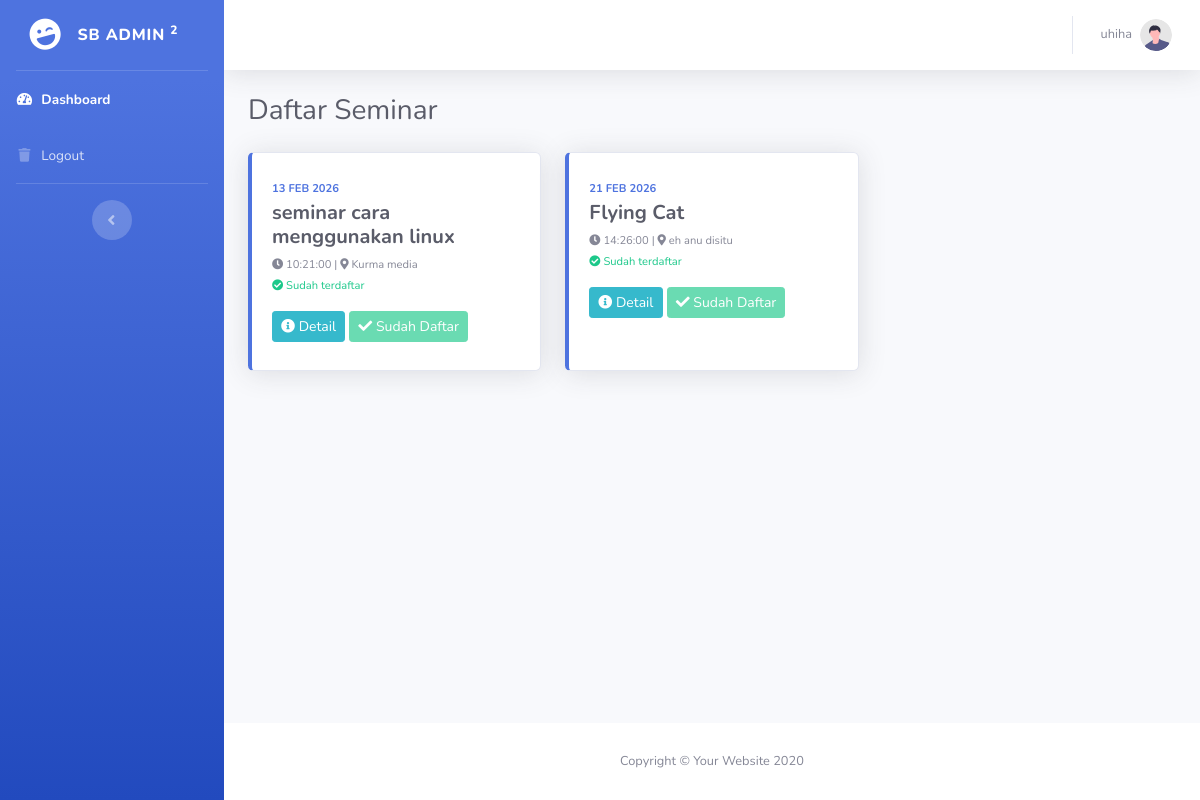
The page /user/index.php (signed in) on the database its author committed.
### tables this page shows
CREATE TABLE `training` (
  `id` int(11) NOT NULL AUTO_INCREMENT,
  `judul` varchar(200) NOT NULL,
  `deskripsi` text DEFAULT NULL,
  `tanggal` date NOT NULL,
  `waktu` time DEFAULT NULL,
  `lokasi` varchar(100) DEFAULT NULL,
  `status` enum('open','full','done') DEFAULT 'open',
  `created_at` timestamp NOT NULL DEFAULT current_timestamp(),
  PRIMARY KEY (`id`)
);

### functions/user.php (called while the page is built, shortened)
<?php
$user_id = $_SESSION['user_id'];
$sql = "SELECT * FROM training ORDER BY tanggal, waktu";
$stmt = $conn->prepare($sql);
$stmt->execute();
$seminars = $stmt->fetchAll();
$sql = "SELECT trainingid FROM peserta WHERE userid = ?";
$stmt = $conn->prepare($sql);
$stmt->execute([$user_id]);
$seminar_udah = $stmt->fetchAll();
$list_udah = [];
foreach($seminar_udah as $s) {
    $list_udah[] = $s['trainingid'];
}
?>

### user/index.php (the view, shortened to what this page needs)
<?php
require_once '../functions/config.php';
require_once '../functions/user.php';
include 'inc/header.php';
?>
<div class="container-fluid">
    <div class="d-sm-flex align-items-center justify-content-between mb-4">
        <h1 class="h3 mb-0 text-gray-800">Daftar Seminar</h1>
    </div>
    <div class="row">
        <?php if(empty($seminars)): ?>
        <div class="col-12">
            <div class="alert alert-info">
                Tidak ada seminar.
            </div>
        </div>
        <?php else: ?>
        <?php foreach($seminars as $seminar): ?>
        <?php $udah = in_array($seminar['id'], $list_udah); ?>
        <div class="col-xl-4 col-md-6 mb-4">
            <div class="card border-left-primary shadow h-100 py-2">
                <div class="card-body">
                    <div class="row no-gutters align-items-center">
                        <div class="col mr-2">
                            <div class="text-xs font-weight-bold text-primary text-uppercase mb-1">
                                <?php echo date('d M Y', strtotime($seminar['tanggal'])); ?>
                            </div>
                            <div class="h5 mb-0 font-weight-bold text-gray-800">
                                <?php echo $seminar['judul']; ?>
                            </div>
                            <div class="text-xs text-muted mt-2">
                                <i class="fas fa-clock"></i> <?php echo $seminar['waktu']; ?> |
                                <i class="fas fa-map-marker-alt"></i> <?php echo $seminar['lokasi']; ?>
                            </div>
                            <?php if($udah): ?>
                            <div class="text-xs text-success mt-1">
                                <i class="fas fa-check-circle"></i> Sudah terdaftar
                            </div>
                            <?php endif; ?>
                        </div>
                    </div>
                    <div class="mt-3">
                        <a href="detail.php?id=<?php echo $seminar['id']; ?>"
                           class="btn btn-sm btn-info">
                            <i class="fas fa-info-circle"></i> Detail
                        </a>
                        <?php if($udah): ?>
                        <button class="btn btn-sm btn-success" disabled>
                            <i class="fas fa-check"></i> Sudah Daftar
                        </button>
                        <?php endif; ?>
                    </div>
                </div>
            </div>
        </div>
        <?php endforeach; ?>
        <?php endif; ?>
    </div>
</div>
<?php include 'inc/footer.php'; ?>

### rows shown on the page
training: tanggal "13 FEB 2026", judul "seminar cara menggunakan linux", waktu "10:21:00", lokasi "Kurma media", shows "Sudah terdaftar", shows "Sudah Daftar"
training: tanggal "21 FEB 2026", judul "Flying Cat", waktu "14:26:00", lokasi "eh anu disitu", shows "Sudah terdaftar", shows "Sudah Daftar"

### other values the page prints
$_SESSION['nama'] "uhiha"
